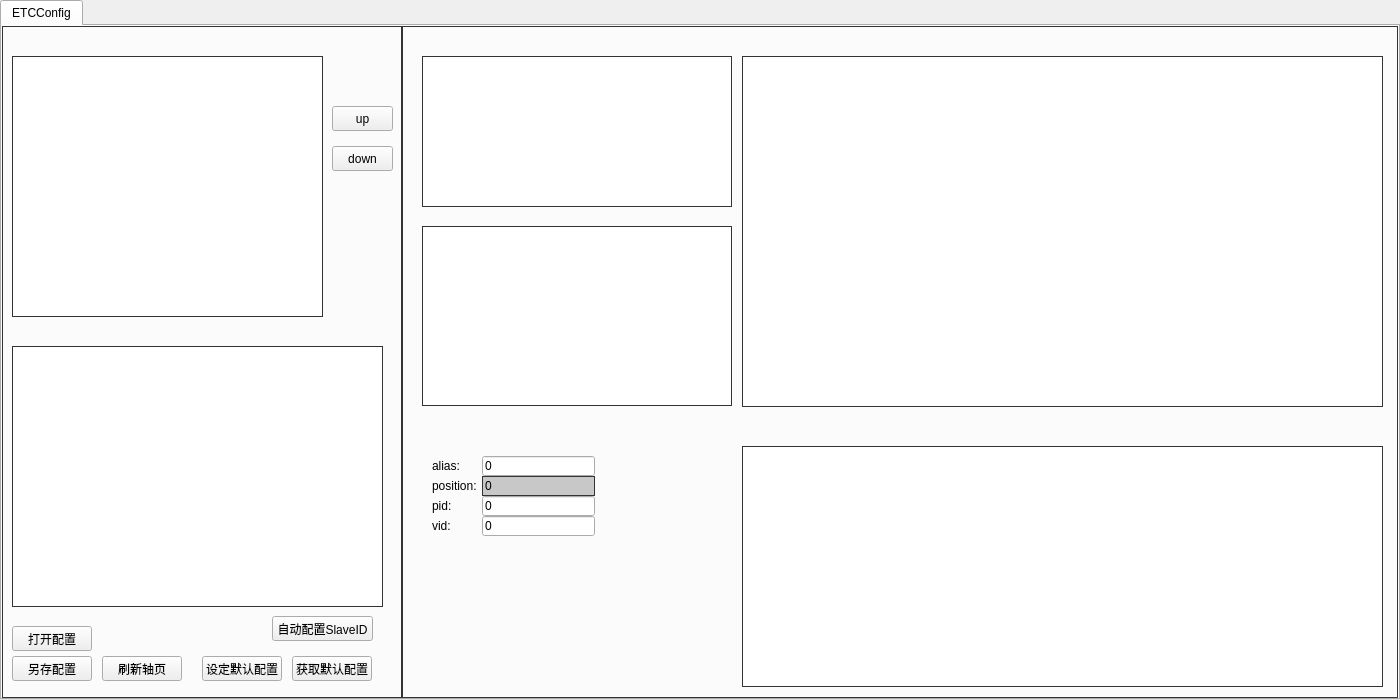
<?xml version="1.0" encoding="UTF-8"?>
<ui version="4.0">
 <class>ethercatwid</class>
 <widget class="QWidget" name="ethercatwid">
  <property name="geometry">
   <rect>
    <x>0</x>
    <y>0</y>
    <width>1400</width>
    <height>700</height>
   </rect>
  </property>
  <property name="windowTitle">
   <string>Form</string>
  </property>
  <layout class="QGridLayout" name="gridLayout" rowstretch="0,0,0,0" columnstretch="0,0,0">
   <property name="leftMargin">
    <number>0</number>
   </property>
   <property name="topMargin">
    <number>0</number>
   </property>
   <property name="rightMargin">
    <number>0</number>
   </property>
   <property name="bottomMargin">
    <number>0</number>
   </property>
   <property name="spacing">
    <number>0</number>
   </property>
   <item row="2" column="0">
    <spacer name="horizontalSpacer">
     <property name="orientation">
      <enum>Qt::Horizontal</enum>
     </property>
     <property name="sizeType">
      <enum>QSizePolicy::Minimum</enum>
     </property>
     <property name="sizeHint" stdset="0">
      <size>
       <width>0</width>
       <height>0</height>
      </size>
     </property>
    </spacer>
   </item>
   <item row="3" column="1">
    <spacer name="verticalSpacer_2">
     <property name="orientation">
      <enum>Qt::Vertical</enum>
     </property>
     <property name="sizeType">
      <enum>QSizePolicy::Minimum</enum>
     </property>
     <property name="sizeHint" stdset="0">
      <size>
       <width>0</width>
       <height>0</height>
      </size>
     </property>
    </spacer>
   </item>
   <item row="0" column="1">
    <spacer name="verticalSpacer">
     <property name="orientation">
      <enum>Qt::Vertical</enum>
     </property>
     <property name="sizeType">
      <enum>QSizePolicy::Minimum</enum>
     </property>
     <property name="sizeHint" stdset="0">
      <size>
       <width>0</width>
       <height>0</height>
      </size>
     </property>
    </spacer>
   </item>
   <item row="2" column="2">
    <spacer name="horizontalSpacer_2">
     <property name="orientation">
      <enum>Qt::Horizontal</enum>
     </property>
     <property name="sizeType">
      <enum>QSizePolicy::Minimum</enum>
     </property>
     <property name="sizeHint" stdset="0">
      <size>
       <width>0</width>
       <height>0</height>
      </size>
     </property>
    </spacer>
   </item>
   <item row="1" column="1">
    <widget class="QTabWidget" name="tabWidget">
     <property name="currentIndex">
      <number>0</number>
     </property>
     <widget class="QWidget" name="tab_3">
      <attribute name="title">
       <string>ETCConfig</string>
      </attribute>
      <layout class="QGridLayout" name="gridLayout_3" columnstretch="0,0">
       <property name="leftMargin">
        <number>0</number>
       </property>
       <property name="topMargin">
        <number>0</number>
       </property>
       <property name="rightMargin">
        <number>0</number>
       </property>
       <property name="bottomMargin">
        <number>0</number>
       </property>
       <property name="spacing">
        <number>0</number>
       </property>
       <item row="0" column="0">
        <widget class="QWidget" name="slaveConfig" native="true">
         <property name="enabled">
          <bool>true</bool>
         </property>
         <property name="minimumSize">
          <size>
           <width>400</width>
           <height>0</height>
          </size>
         </property>
         <property name="maximumSize">
          <size>
           <width>400</width>
           <height>16777215</height>
          </size>
         </property>
         <property name="styleSheet">
          <string notr="true">     #slaveConfig{border: 1px solid #333333;
  }  </string>
         </property>
         <widget class="QTableWidget" name="slaveTable">
          <property name="geometry">
           <rect>
            <x>10</x>
            <y>30</y>
            <width>311</width>
            <height>261</height>
           </rect>
          </property>
          <property name="contextMenuPolicy">
           <enum>Qt::CustomContextMenu</enum>
          </property>
          <property name="styleSheet">
           <string notr="true">     #slaveTable{border: 1px solid #333333;
  }  </string>
          </property>
         </widget>
         <widget class="QPushButton" name="open_JSON">
          <property name="geometry">
           <rect>
            <x>10</x>
            <y>600</y>
            <width>80</width>
            <height>25</height>
           </rect>
          </property>
          <property name="text">
           <string>打开配置</string>
          </property>
         </widget>
         <widget class="QPushButton" name="creat_JSON">
          <property name="geometry">
           <rect>
            <x>200</x>
            <y>630</y>
            <width>80</width>
            <height>25</height>
           </rect>
          </property>
          <property name="text">
           <string>设定默认配置</string>
          </property>
         </widget>
         <widget class="QPushButton" name="saveAs_JSON">
          <property name="geometry">
           <rect>
            <x>10</x>
            <y>630</y>
            <width>80</width>
            <height>25</height>
           </rect>
          </property>
          <property name="text">
           <string>另存配置</string>
          </property>
         </widget>
         <widget class="QPushButton" name="getconf_JSON">
          <property name="geometry">
           <rect>
            <x>290</x>
            <y>630</y>
            <width>80</width>
            <height>25</height>
           </rect>
          </property>
          <property name="text">
           <string>获取默认配置</string>
          </property>
         </widget>
         <widget class="QTableWidget" name="axisTable">
          <property name="geometry">
           <rect>
            <x>10</x>
            <y>320</y>
            <width>371</width>
            <height>261</height>
           </rect>
          </property>
          <property name="contextMenuPolicy">
           <enum>Qt::CustomContextMenu</enum>
          </property>
          <property name="styleSheet">
           <string notr="true">     #axisTable{border: 1px solid #333333;
  }  </string>
          </property>
         </widget>
         <widget class="QPushButton" name="up">
          <property name="geometry">
           <rect>
            <x>330</x>
            <y>80</y>
            <width>61</width>
            <height>25</height>
           </rect>
          </property>
          <property name="text">
           <string>up</string>
          </property>
         </widget>
         <widget class="QPushButton" name="down">
          <property name="geometry">
           <rect>
            <x>330</x>
            <y>120</y>
            <width>61</width>
            <height>25</height>
           </rect>
          </property>
          <property name="text">
           <string>down</string>
          </property>
         </widget>
         <widget class="QPushButton" name="auto_config">
          <property name="geometry">
           <rect>
            <x>270</x>
            <y>590</y>
            <width>101</width>
            <height>25</height>
           </rect>
          </property>
          <property name="text">
           <string>自动配置SlaveID</string>
          </property>
         </widget>
         <widget class="QPushButton" name="updatAxis">
          <property name="geometry">
           <rect>
            <x>100</x>
            <y>630</y>
            <width>80</width>
            <height>25</height>
           </rect>
          </property>
          <property name="text">
           <string>刷新轴页</string>
          </property>
         </widget>
        </widget>
       </item>
       <item row="0" column="1">
        <widget class="QWidget" name="PDOConfig" native="true">
         <property name="styleSheet">
          <string notr="true">     #PDOConfig{border: 1px solid #333333;
  }  </string>
         </property>
         <widget class="QTableWidget" name="assignTable">
          <property name="geometry">
           <rect>
            <x>20</x>
            <y>30</y>
            <width>310</width>
            <height>151</height>
           </rect>
          </property>
          <property name="contextMenuPolicy">
           <enum>Qt::CustomContextMenu</enum>
          </property>
          <property name="styleSheet">
           <string notr="true">     #assignTable{border: 1px solid #333333;
  }  </string>
          </property>
         </widget>
         <widget class="QTableWidget" name="indexTable">
          <property name="geometry">
           <rect>
            <x>20</x>
            <y>200</y>
            <width>310</width>
            <height>180</height>
           </rect>
          </property>
          <property name="contextMenuPolicy">
           <enum>Qt::CustomContextMenu</enum>
          </property>
          <property name="styleSheet">
           <string notr="true">     #indexTable{border: 1px solid #333333;
  }  </string>
          </property>
         </widget>
         <widget class="QTableWidget" name="PDOTable">
          <property name="geometry">
           <rect>
            <x>340</x>
            <y>30</y>
            <width>641</width>
            <height>351</height>
           </rect>
          </property>
          <property name="contextMenuPolicy">
           <enum>Qt::CustomContextMenu</enum>
          </property>
          <property name="styleSheet">
           <string notr="true">     #PDOTable{border: 1px solid #333333;
  }  </string>
          </property>
         </widget>
         <widget class="QTableWidget" name="startupTable">
          <property name="geometry">
           <rect>
            <x>340</x>
            <y>420</y>
            <width>641</width>
            <height>241</height>
           </rect>
          </property>
          <property name="contextMenuPolicy">
           <enum>Qt::CustomContextMenu</enum>
          </property>
          <property name="styleSheet">
           <string notr="true">     #startupTable{border: 1px solid #333333;
  }  </string>
          </property>
         </widget>
         <widget class="QLabel" name="label">
          <property name="geometry">
           <rect>
            <x>30</x>
            <y>430</y>
            <width>54</width>
            <height>20</height>
           </rect>
          </property>
          <property name="text">
           <string>alias:</string>
          </property>
         </widget>
         <widget class="QLabel" name="label_2">
          <property name="geometry">
           <rect>
            <x>30</x>
            <y>450</y>
            <width>54</width>
            <height>20</height>
           </rect>
          </property>
          <property name="text">
           <string>position:</string>
          </property>
         </widget>
         <widget class="QLabel" name="label_3">
          <property name="geometry">
           <rect>
            <x>30</x>
            <y>470</y>
            <width>54</width>
            <height>20</height>
           </rect>
          </property>
          <property name="text">
           <string>pid:</string>
          </property>
         </widget>
         <widget class="QLabel" name="label_4">
          <property name="geometry">
           <rect>
            <x>30</x>
            <y>490</y>
            <width>54</width>
            <height>20</height>
           </rect>
          </property>
          <property name="text">
           <string>vid:</string>
          </property>
         </widget>
         <widget class="QLineEdit" name="alias">
          <property name="geometry">
           <rect>
            <x>80</x>
            <y>430</y>
            <width>113</width>
            <height>20</height>
           </rect>
          </property>
          <property name="text">
           <string>0</string>
          </property>
         </widget>
         <widget class="QLineEdit" name="position">
          <property name="geometry">
           <rect>
            <x>80</x>
            <y>450</y>
            <width>113</width>
            <height>20</height>
           </rect>
          </property>
          <property name="styleSheet">
           <string notr="true">background: rgb(200,200,200);
  border: 1px solid #333333;
   </string>
          </property>
          <property name="text">
           <string>0</string>
          </property>
          <property name="readOnly">
           <bool>true</bool>
          </property>
         </widget>
         <widget class="QLineEdit" name="pid">
          <property name="geometry">
           <rect>
            <x>80</x>
            <y>470</y>
            <width>113</width>
            <height>20</height>
           </rect>
          </property>
          <property name="text">
           <string>0</string>
          </property>
         </widget>
         <widget class="QLineEdit" name="vid">
          <property name="geometry">
           <rect>
            <x>80</x>
            <y>490</y>
            <width>113</width>
            <height>20</height>
           </rect>
          </property>
          <property name="text">
           <string>0</string>
          </property>
         </widget>
        </widget>
       </item>
      </layout>
     </widget>
    </widget>
   </item>
  </layout>
 </widget>
 <resources/>
 <connections/>
</ui>
